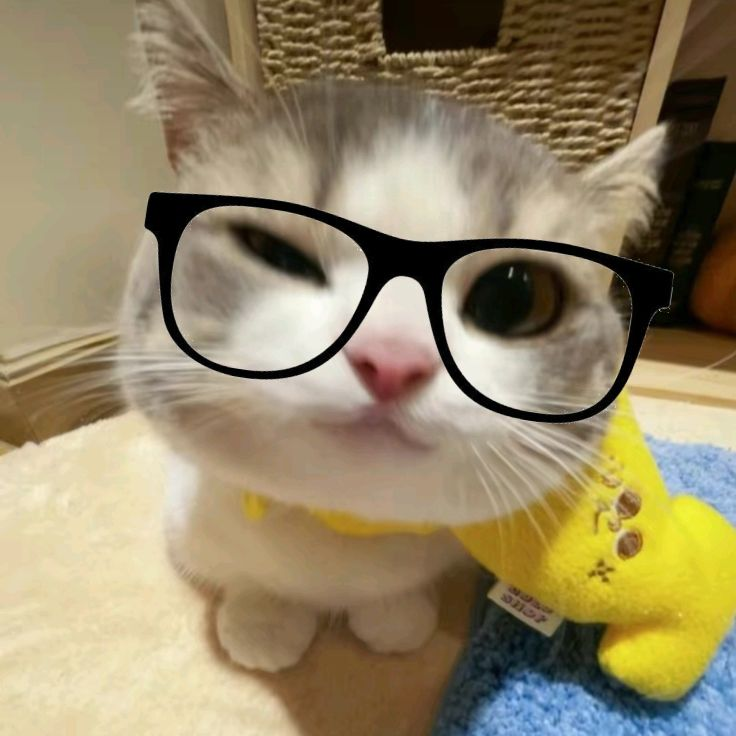
#> input picture test.jpg, 736 x 736 px
$ python LL2.py   (older library calls are emulated)
#> lines starting #> are read from the running program, lines starting #| are printed output that depends on the picture
import pywt
import cv2
import matplotlib.pyplot as plt

# Đọc ảnh đầu vào
image_path = "test.jpg"  # Thay bằng đường dẫn tới ảnh của bạn
image = cv2.imread(image_path, cv2.IMREAD_GRAYSCALE)
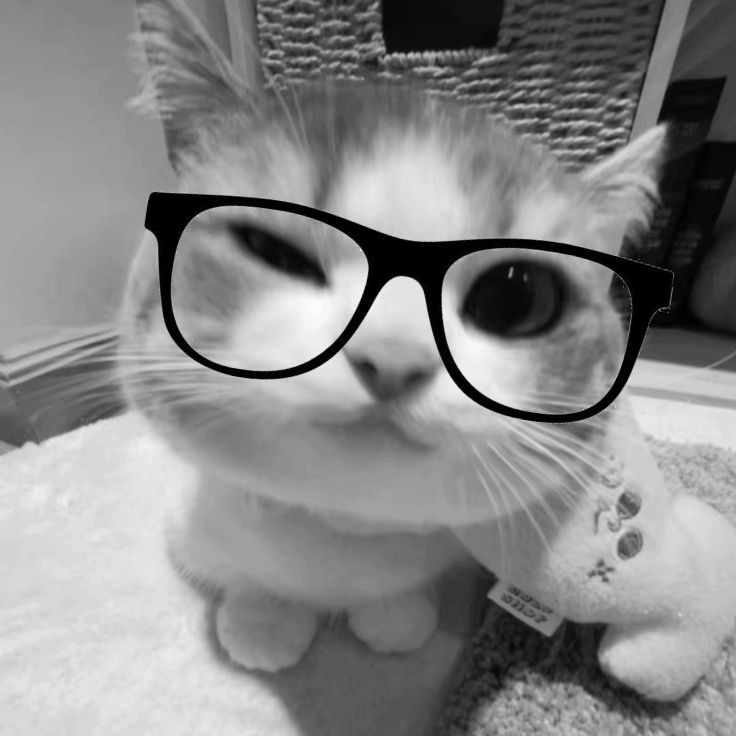
#> image: shape (736, 736); min 0, max 255, mean 135.3

# Áp dụng DWT tầng 1 để lấy LL1
coeffs2 = pywt.dwt2(image, 'haar')
LL1, (LH1, HL1, HH1) = coeffs2
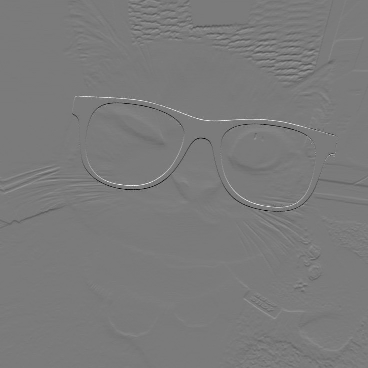
#> LH1: shape (368, 368) float64; min -167, max 178.5, mean -0.1; drawn with min black and max white
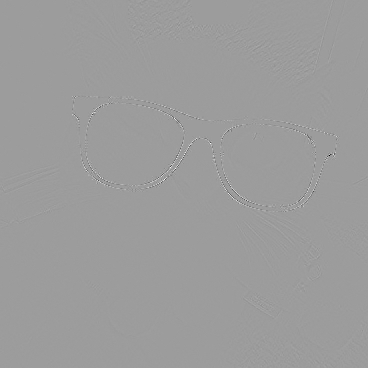
#> HH1: shape (368, 368) float64; min -96, max 60.5, mean 0; drawn with min black and max white
LL1_normalized = cv2.normalize(LL1, None, alpha=0, beta=255, norm_type=cv2.NORM_MINMAX, dtype=cv2.CV_8U)

# Áp dụng DWT lần 2 trên LL1 để lấy LL2
coeffs2_LL1 = pywt.dwt2(LL1, 'haar')
LL2, (LH2, HL2, HH2) = coeffs2_LL1
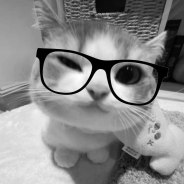
#> LL2: shape (184, 184) float64; min 0, max 1008, mean 541.1; drawn with min black and max white
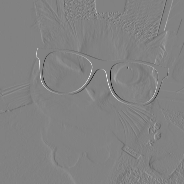
#> HL2: shape (184, 184) float64; min -389, max 373.8, mean 0.3; drawn with min black and max white
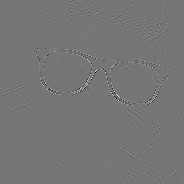
#> HH2: shape (184, 184) float64; min -123.8, max 142.8, mean 0; drawn with min black and max white

# Hiển thị các thành phần LL1 và LL2
plt.figure(figsize=(12, 6))

plt.subplot(1, 2, 1)
plt.title("Thành phần LL1")
plt.imshow(LL1)
plt.axis('off')

plt.subplot(1, 2, 2)
plt.title("Thành phần LL2")
plt.imshow(LL2)
plt.axis('off')

plt.show()
